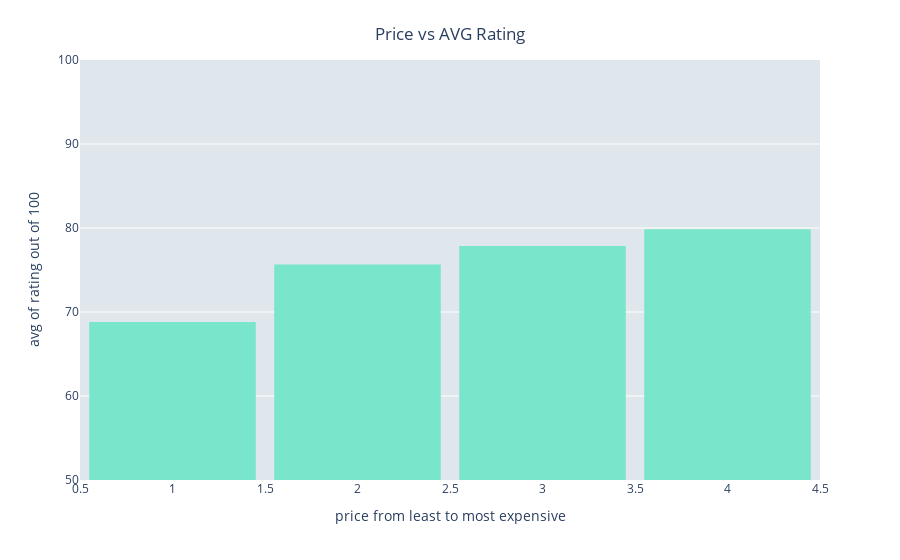

The notebook cell saved with this chart:
### Code cell
# looking at price vs ratings
price_rating_fig = px.histogram(
    final_df,
    x='price', 
    y='rating', 
    histfunc='avg',
    nbins=8,
    color_discrete_sequence=['#79e5cb'],
    labels=dict(price="price from least to most expensive", 
                rating="rating out of 100"))
price_rating_fig.update(layout_yaxis_range = [50,100])
price_rating_fig.update_layout(
    title={
        'text': 'Price vs AVG Rating',
        'y':.95,
        'x':.5,
        'xanchor': 'center',
        'yanchor': 'top'},
)
price_rating_fig.update_layout({'plot_bgcolor': '#dfe7ed',},bargap=0.1)
price_rating_fig.show()

### Figure 1 — Plotly figure (JSON) as saved in the notebook; plotly's stock layout.template omitted (floating-point values rounded to 4 significant figures; data arrays with more than 128 entries replaced by an {"elided": "..."} marker saying what was removed)
{"data": [{"alignmentgroup": "True", "bingroup": "x", "histfunc": "avg", "hovertemplate": "price from least to most expensive=%{x}<br>avg of rating out of 100=%{y}<extra></extra>", "legendgroup": "", "marker": {"color": "#79e5cb", "pattern": {"shape": ""}}, "name": "", "nbinsx": 8, "offsetgroup": "", "orientation": "v", "showlegend": false, "type": "histogram", "x": {"elided": "16131 int values"}, "xaxis": "x", "y": {"elided": "16131 int values"}, "yaxis": "y"}], "layout": {"bargap": 0.1, "barmode": "relative", "legend": {"tracegroupgap": 0}, "margin": {"t": 60}, "plot_bgcolor": "#dfe7ed", "title": {"text": "Price vs AVG Rating", "x": 0.5, "xanchor": "center", "y": 0.95, "yanchor": "top"}, "xaxis": {"anchor": "y", "domain": [0, 1], "title": {"text": "price from least to most expensive"}}, "yaxis": {"anchor": "x", "domain": [0, 1], "range": [50, 100], "title": {"text": "avg of rating out of 100"}}}}
